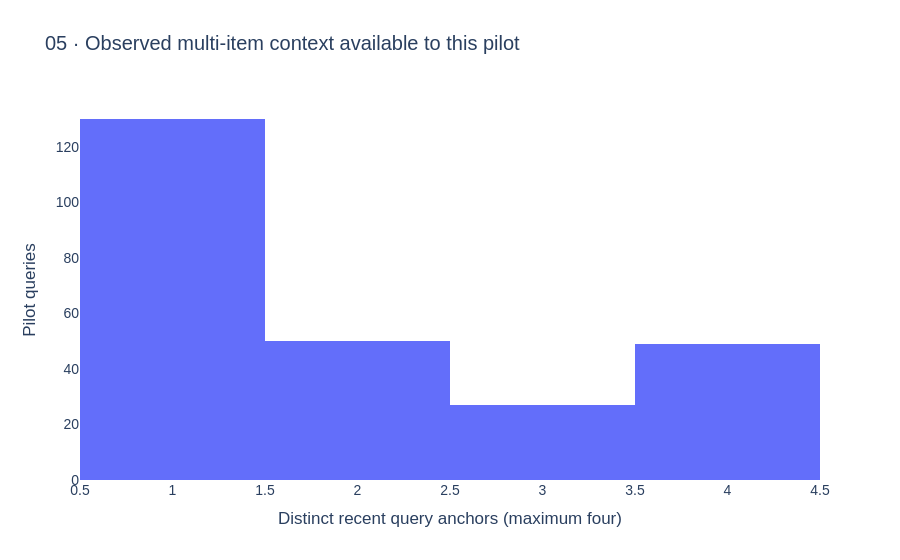

The notebook cell saved with this chart:
### Markdown cell above
## Chart 5

### Code cell
view.show_chart(5)

### Figure 1 — Plotly figure (JSON) as saved in the notebook; plotly's stock layout.template omitted (floating-point values rounded to 4 significant figures; data arrays with more than 128 entries replaced by an {"elided": "..."} marker saying what was removed)
{"data": [{"type": "histogram", "x": {"elided": "256 int values"}, "xbins": {"end": 4.5, "size": 1, "start": 0.5}}], "layout": {"font": {"family": "Arial", "size": 14}, "legend": {"orientation": "h", "y": -0.2}, "paper_bgcolor": "white", "plot_bgcolor": "white", "title": {"text": "05 · Observed multi-item context available to this pilot"}, "xaxis": {"automargin": true, "title": {"text": "Distinct recent query anchors (maximum four)"}}, "yaxis": {"automargin": true, "title": {"text": "Pilot queries"}}}}
